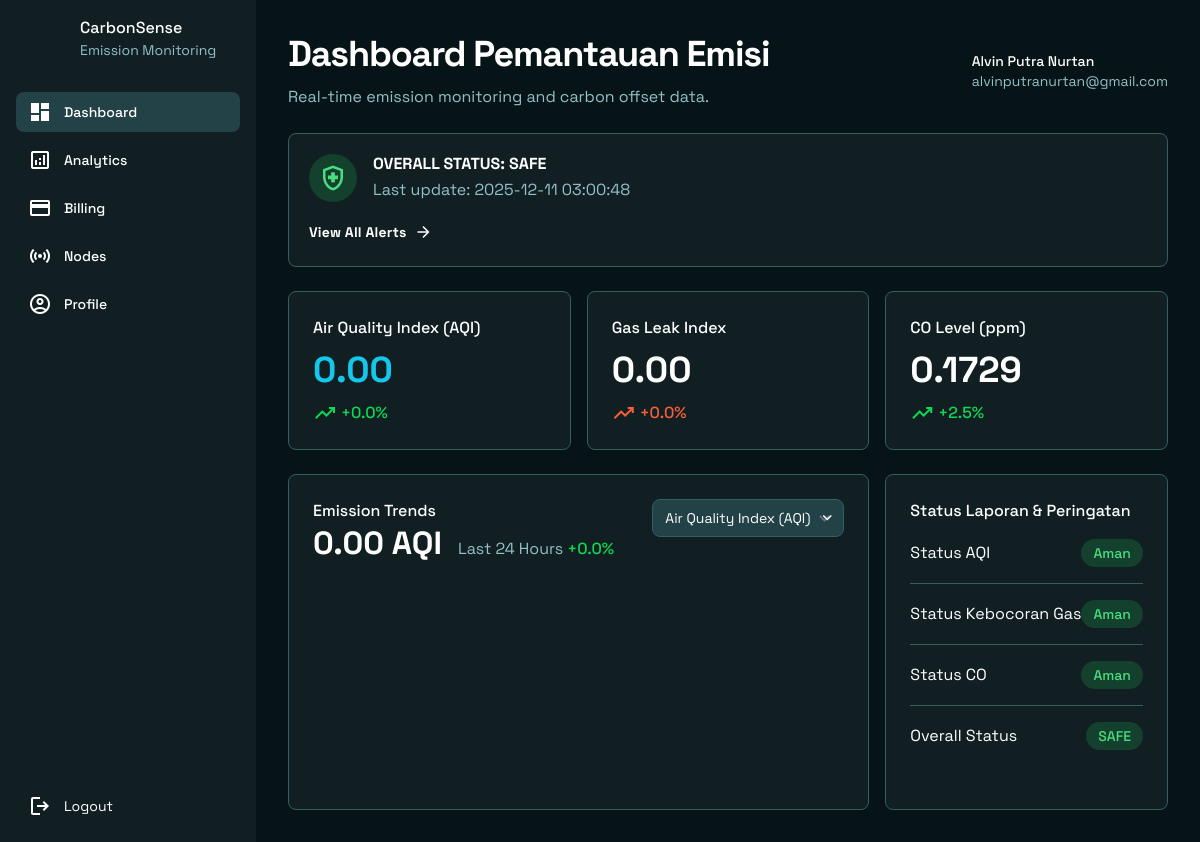
/index.php (signed in), run on the app's committed database.
### tables this page shows
CREATE TABLE `sensor_data` (
  `id` bigint(20) NOT NULL,
  `node_id` int(11) NOT NULL,
  `data` longtext NOT NULL CHECK (json_valid(`data`)),
  `created_at` timestamp NULL DEFAULT current_timestamp()
);

### pages/dashboard.php (the view, shortened to what this page needs)
<?php
require_once __DIR__.'/../api/config.php';
$baseUrl = $baseUrl ?? '';
$NODE_ID = intval($_ENV['NODE_ID'] ?? 1);
$sql = 'SELECT created_at, data FROM sensor_data WHERE node_id=? ORDER BY created_at DESC LIMIT 2';
$stmt = $conn->prepare($sql);
$stmt->bind_param('i', $NODE_ID);
$stmt->execute();
$res = $stmt->get_result();
$rows = [];
while ($row = $res->fetch_assoc()) {
    $rows[] = $row;
}
$latestRow = $rows[0] ?? null;
$prevRow = $rows[1] ?? null;
$latest = $latestRow ? json_decode($latestRow['data'], true) : [];
$prev = $prevRow ? json_decode($prevRow['data'], true) : [];
$createdAt = $latestRow['created_at'] ?? '-';
$aqi = floatval($latest['AirQualityIndex'] ?? 0);
$gli = floatval($latest['GasLeakIndex'] ?? 0);
$co = floatval($latest['COLevel'] ?? 0);
$aqiPrev = floatval($prev['AirQualityIndex'] ?? 0);
$gliPrev = floatval($prev['GasLeakIndex'] ?? 0);
$coPrev = floatval($prev['COLevel'] ?? 0);
function calcPercent($current, $prev)
{
    if ($prev == 0) {
        return 0.0;
    }
    return ($current - $prev) / $prev * 100.0;
}
$aqiDelta = calcPercent($aqi, $aqiPrev);
$gliDelta = calcPercent($gli, $gliPrev);
$coDelta = calcPercent($co, $coPrev);
$overall = strtoupper($latest['OverallStatus'] ?? 'UNKNOWN');
$statusReport = $latest['StatusReport'] ?? [];
$vocText = $statusReport[0] ?? 'Unknown';
$gasText = $statusReport[1] ?? 'Unknown';
$coTextS = $statusReport[2] ?? 'Unknown';
function mapStatusBadge($text)
{
    $t = strtolower($text);
    if (str_contains($t, 'normal') || str_contains($t, 'safe') || str_contains($t, 'no gas')) {
        return ['Aman', 'bg-green-500/20 text-green-400'];
    }
    return ['Tidak Diketahui', 'bg-slate-500/20 text-slate-300'];
}
[$vocLabel, $vocClass] = mapStatusBadge($vocText);
[$gasLabel, $gasClass] = mapStatusBadge($gasText);
[$coLabel,  $coClass] = mapStatusBadge($coTextS);
?>
<div class="flex flex-col gap-6">
  <div class="flex flex-wrap justify-between items-center gap-4">
    <div class="flex items-center gap-3">
      <div class="flex flex-col gap-2">
        <p class="text-white text-4xl font-black leading-tight tracking-[-0.033em]">
          Dashboard Pemantauan Emisi
        </p>
        <p class="text-[#92c0c9] text-base">
          Real-time emission monitoring and carbon offset data.
        </p>
      </div>
    </div>
<div class="flex items-center gap-4">
  <?php
    $displayName = $_SESSION['user_name'] ?? 'User';
$displaySub = $_SESSION['user_role']
            ?? ($_SESSION['user_email'] ?? 'Pengguna');
?>
  <div class="flex items-center gap-3">
    <div class="bg-center bg-no-repeat aspect-square bg-cover rounded-full size-10"
      style='background-image: url("https://lh3.googleusercontent.com/aida-public/AB6AXuB6X0_wHDenPCn4sA39nLyQ1yEHQRU3jDF78q4Hy198ipRAacYWv_7jD7Mw31QQM1RZcgTQaq4ytcvNxfgSID4BHaZo6ZN-u7po_1NGin7G0Ye_5TmpPRW6uC4ANzZ4oFGOCeHaLQsnuMu80RuGiqkSpy3NdMGcTj5rt1YP9IcqKhF9mv5x8aO2hWVVky5fTCmDJXI2cEfGmg2zRl51he7pB0hRn63Qu4PHvAyJW-F9hYfqWyXnm9vP7kHEot4ApPjbdzncWhz_QeN7");'></div>
    <div class="flex flex-col text-sm">
      <p class="text-white font-medium">
        <?php echo htmlspecialchars($displayName); ?>
      </p>
      <p class="text-[#92c0c9]">
        <?php echo htmlspecialchars($displaySub); ?>
      </p>
    </div>
  </div>
</div>
  </div>
  <div class="@container">
    <div class="flex flex-1 flex-col items-start justify-between gap-4 rounded-lg border border-[#325e67] bg-[#111f22] p-5 @[480px]:flex-row @[480px]:items-center">
      <div class="flex items-center gap-4">
        <div class="flex items-center justify-center size-12 rounded-full
          <?php
          if ($overall === 'DANGER') {
              echo 'bg-red-500/20';
          } elseif ($overall === 'WARNING') {
              echo 'bg-yellow-500/20';
          } else {
              echo 'bg-green-500/20';
          }
?>">
          <span class="material-symbols-outlined text-3xl
            <?php
    if ($overall === 'DANGER') {
        echo ' text-red-400';
    } elseif ($overall === 'WARNING') {
        echo ' text-yellow-400';
    } else {
        echo ' text-green-400';
    }
?>">
          </span>
        </div>
        <div class="flex flex-col gap-1">
          <p class="text-white text-base font-bold leading-tight">
            OVERALL STATUS: <?php echo htmlspecialchars($overall); ?>
          </p>
          <p class="text-[#92c0c9] text-base">
            Last update: <?php echo htmlspecialchars($createdAt); ?>
          </p>
        </div>
      </div>
      <a class="text-sm font-bold tracking-[0.015em] flex gap-2 text-white items-center hover:text-primary"
        href="<?php echo $baseUrl; ?>/index.php?page=alerts">
        View All Alerts
        <span class="material-symbols-outlined text-lg">arrow_forward</span>
      </a>
    </div>
  </div>
  <div class="grid grid-cols-1 md:grid-cols-2 lg:grid-cols-3 gap-4">
    <div class="flex flex-col gap-2 rounded-lg p-6 border border-[#325e67] bg-[#111f22]">
      <p class="text-white text-base font-medium">Air Quality Index (AQI)</p>
      <p class="text-primary text-4xl font-bold leading-tight">
        <?php echo number_format($aqi, 2); ?>
      </p>
      <div class="flex items-center gap-1">
        <?php
$aqiColor = $aqiDelta >= 0 ? '#0bda54' : '#fa5f38';
?>
        <span class="material-symbols-outlined" style="color: <?php echo $aqiColor; ?>;">
        </span>
        <p class="text-base font-medium" style="color: <?php echo $aqiColor; ?>;">
          <?php echo sprintf('%+.1f%%', $aqiDelta); ?>
        </p>
      </div>
    </div>
    <div class="flex flex-col gap-2 rounded-lg p-6 border border-[#325e67] bg-[#111f22]">
      <p class="text-white text-base font-medium">Gas Leak Index</p>
      <p class="text-white text-4xl font-bold leading-tight">
        <?php echo number_format($gli, 2); ?>
      </p>
      <div class="flex items-center gap-1">
        <?php
$gliColor = $gliDelta >= 0 ? '#fa5f38' : '#0bda54';
?>
        <span class="material-symbols-outlined" style="color: <?php echo $gliColor; ?>;">
        </span>
        <p class="text-base font-medium" style="color: <?php echo $gliColor; ?>;">
          <?php echo sprintf('%+.1f%%', $gliDelta); ?>
        </p>
      </div>
    </div>
    <div class="flex flex-col gap-2 rounded-lg p-6 border border-[#325e67] bg-[#111f22]">
      <p class="text-white text-base font-medium">CO Level (ppm)</p>
      <p class="text-white text-4xl font-bold leading-tight">
        <?php echo number_format($co, 4); ?>
      </p>
      <div class="flex items-center gap-1">
        <?php
$coColor = $coDelta >= 0 ? '#0bda54' : '#fa5f38';
?>
        <span class="material-symbols-outlined" style="color: <?php echo $coColor; ?>;">
        </span>
        <p class="text-base font-medium" style="color: <?php echo $coColor; ?>;">
          <?php echo sprintf('%+.1f%%', $coDelta); ?>
        </p>
      </div>
    </div>
  </div>
  <div class="grid grid-cols-1 lg:grid-cols-3 gap-4">
    <div class="lg:col-span-2 flex flex-col gap-2 rounded-lg border border-[#325e67] bg-[#111f22] p-6">
      <div class="flex justify-between items-start gap-4">
        <div class="flex flex-col">
          <p class="text-white text-base font-medium">Emission Trends</p>
          <div class="flex items-baseline gap-4">
            <p id="trend-main-value" class="text-white text-[32px] font-bold leading-tight truncate">
              <?php echo number_format($aqi, 2); ?> AQI
            </p>
            <div class="flex gap-1 items-center">
              <p class="text-[#92c0c9] text-base">Last 24 Hours</p>
              <p id="trend-main-delta" class="text-[#0bda54] text-base font-medium">
                <?php echo sprintf('%+.1f%%', $aqiDelta); ?>
              </p>
            </div>
          </div>
        </div>
        <div class="relative">
          <select id="trend-select"
            class="appearance-none bg-[#234248] border border-[#325e67] text-white text-sm rounded-lg focus:ring-primary focus:border-primary block w-full pl-3 pr-8 py-2">
            <option value="AQI" selected>Air Quality Index (AQI)</option>
          </select>
          <div class="pointer-events-none absolute inset-y-0 right-0 flex items-center px-2 text-white">
          </div>
        </div>
      </div>
      <div class="flex min-h-[180px] flex-1 flex-col gap-4 py-4">
      </div>
    </div>
    <div class="flex flex-col gap-4 rounded-lg border border-[#325e67] bg-[#111f22] p-6">
      <h3 class="text-white text-base font-medium">Status Laporan &amp; Peringatan</h3>
      <div class="flex flex-col gap-4">
        <div class="flex justify-between items-center">
          <p class="text-white">Status AQI</p>
          <span class="inline-flex items-center rounded-full px-3 py-1 text-sm font-medium <?php echo $vocClass; ?>">
            <?php echo htmlspecialchars($vocLabel); ?>
          </span>
        </div>
        <div class="w-full h-px bg-[#325e67]"></div>
        <div class="flex justify-between items-center">
          <p class="text-white">Status Kebocoran Gas</p>
          <span class="inline-flex items-center rounded-full px-3 py-1 text-sm font-medium <?php echo $gasClass; ?>">
            <?php echo htmlspecialchars($gasLabel); ?>
          </span>
        </div>
        <div class="w-full h-px bg-[#325e67]"></div>
        <div class="flex justify-between items-center">
          <p class="text-white">Status CO</p>
          <span class="inline-flex items-center rounded-full px-3 py-1 text-sm font-medium <?php echo $coClass; ?>">
            <?php echo htmlspecialchars($coLabel); ?>
          </span>
        </div>
        <div class="w-full h-px bg-[#325e67]"></div>
        <div class="flex justify-between items-center">
          <p class="text-white">Overall Status</p>
          <?php
    $ovClass = 'bg-green-500/20 text-green-400';
?>
          <span class="inline-flex items-center rounded-full px-3 py-1 text-sm font-medium <?php echo $ovClass; ?>">
            <?php echo htmlspecialchars($overall); ?>
          </span>
        </div>
      </div>
    </div>
  </div>
</div>

### index.php (style rules this page uses)
.material-symbols-outlined { font-variation-settings: 'FILL' 0, 'wght' 400, 'GRAD' 0, 'opsz' 24; }
* { scrollbar-width: thin; scrollbar-color: #244649 #0f1f22; }

### data on the page
sensor_data: data "SAFE", created_at "2025-12-11 03:00:48", data "0.00", data "0.1729"

### other printed values
$label "Dashboard Analytics Billing Nodes Profile"
$displayName "Alvin Putra Nurtan"
$displaySub "alvinputranurtan@gmail.com"
$aqiDelta "+0.0"
$gliDelta "+0.0"
$coDelta "+2.5"
$vocLabel "Aman"
$gasLabel "Aman"
$coLabel "Aman"
